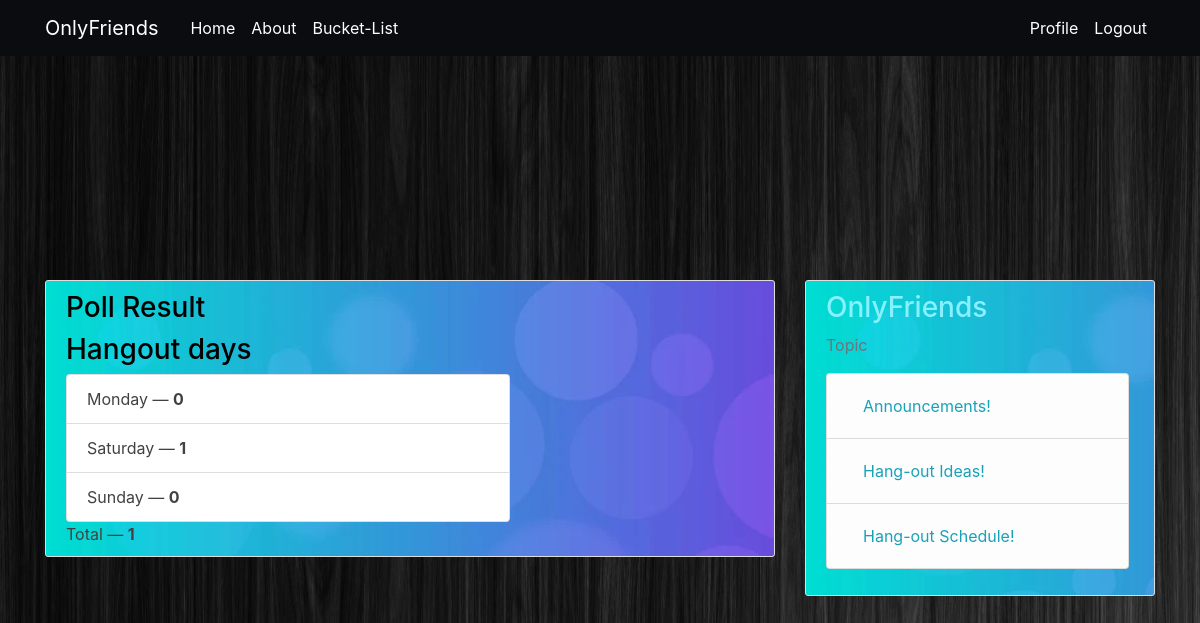
Screenshot of /result/7/ (signed in) with the database file from the repository.
### blog/models.py (models this page shows)
class Poll(models.Model):
    question = models.TextField()
    option_one = models.CharField(max_length=30)
    option_two = models.CharField(max_length=30)
    option_three = models.CharField(max_length=30)
    option_one_count = models.IntegerField(default=0)
    option_two_count = models.IntegerField(default=0)
    option_three_count = models.IntegerField(default=0)
    def total(self):
        return self.option_one_count + self.option_two_count + self.option_three_count

### blog/views.py (the view)
# urls.py: path('result/<poll_id>/', poll_views.result, name='result-poll'),
@login_required
def result(request, poll_id):
    poll = Poll.objects.get(pk=poll_id)
    context = {
        'poll' : poll
    }
    return render(request, 'blog/result_poll.html', context)

### blog/templates/blog/result_poll.html
{% extends "blog/base.html" %}
{% block content %}
<article class="media content-section">
    <div class="media-body">
        <div class="row">
            <div class="col-lg-8 col-lg-offset-2">
                <div class="panel panel-default">
                    <div class="panel-heading">
                        <h3 class="article-title">Poll Result</h3>
                    </div>
                    <div class="panel-body">
                        <h3 class="article-title">{{ poll.question }}</h3>
                    </div>
                    <ul class="list-group">
                        <li class="list-group-item">{{ poll.option_one }} &mdash; <strong>{{ poll.option_one_count }}</strong></li>
                        <li class="list-group-item">{{ poll.option_two }} &mdash; <strong>{{ poll.option_two_count }}</strong></li>
                        <li class="list-group-item">{{ poll.option_three }} &mdash; <strong>{{ poll.option_three_count }}</strong></li>
                    </ul>
                    <div class="panel-footer">
                        Total &mdash; <strong>{{ poll.total }}</strong>
                    </div>
                </div>
            </div>
        </div>
    </div>
  </article>
{% endblock content%}

### blog/static/blog/main.css (style rules this page uses)
body { background: #1F2833; background-image: url("../pic.jpg"); color: #444040; margin-top: 5rem; padding-top: 200px; padding-bottom: 200px; }
h1, h2, h3, h4, h5, h6 { color: #87f1ff; }
ul { margin: 0; }
.content-section { background: #45A29E; background-image: url("../bubble.jpg"); padding: 10px 20px; border: 1px solid #dddddd; border-radius: 3px; margin-bottom: 40px; }
.article-title { color: #000000; }
ul { height: 100%; padding: 0px 5px 0px 20px; }

### rows the page displays
Poll: question "Hangout days", option_one "Monday", option_one_count "0", option_two "Saturday", option_two_count "1", option_three "Sunday", option_three_count "0", total "1"
